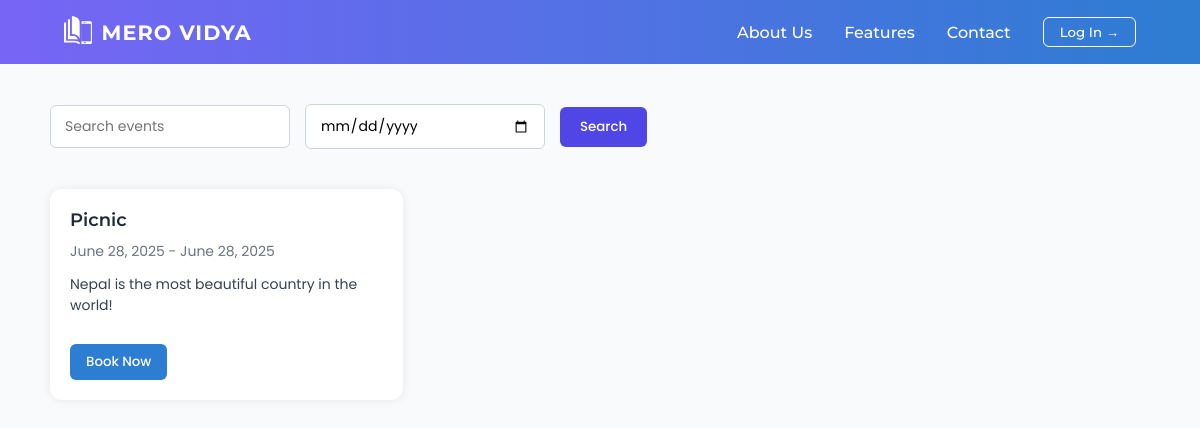
The app's page /, older data.
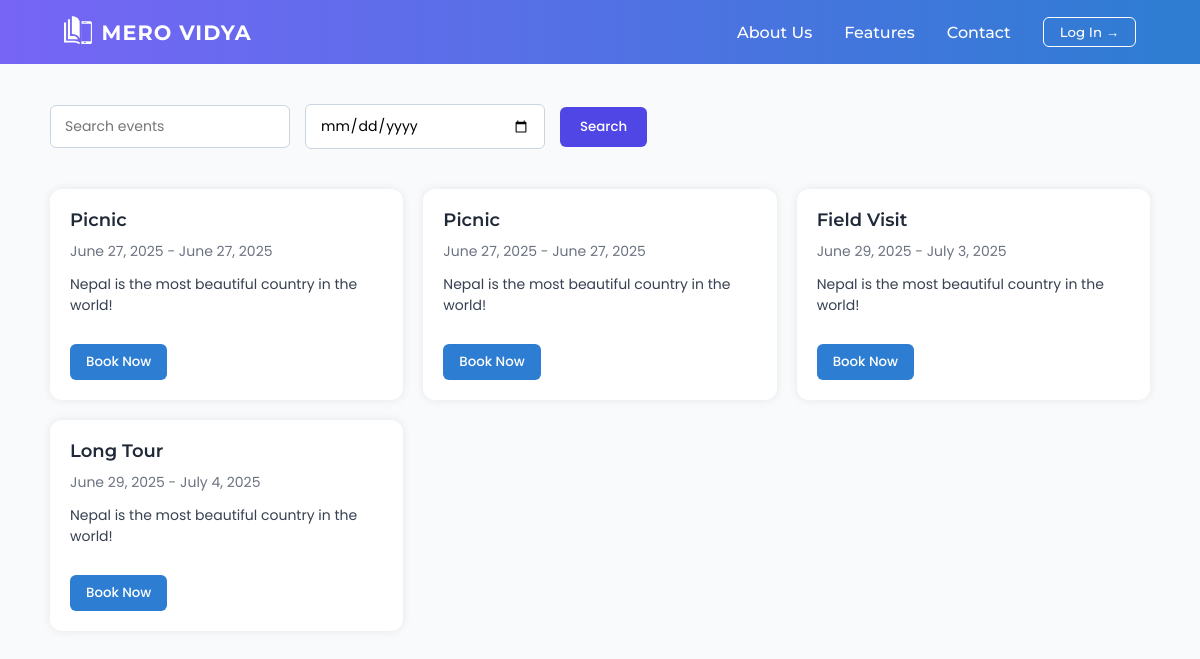
The same page, newer data.
### Home/models.py (models this page shows, shortened)
class Events(models.Model):
    event = models.CharField(max_length=100, verbose_name="Event Title")
    start_date = models.DateField(default=date.today)
    end_date = models.DateField(default=date.today)
    type = models.CharField(max_length=30, default="Program", verbose_name="Event Type")
    start_time = models.TimeField(null=True, blank=True)
    end_time = models.TimeField(null=True, blank=True)
    available = models.IntegerField(null=True, blank=True)
    venue = models.CharField(max_length=100, default='TBD')
    Money = models.IntegerField(null=True, blank=True)
    for_class = models.CharField(max_length=30, null=True, blank=True)
    description = models.TextField()

### Home/views.py (the view)
# urls.py: path('', views.index, name = "index"),
def index(request):
    query_name = request.GET.get("event_name")
    query_date = request.GET.get("event_date")
    items = Events.objects.all()
    if query_name:
        items = items.filter(event__icontains=query_name)
    if query_date:
        items = items.filter(date=query_date)
    return render(request, "index.html", {'items': items})

### Template/index.html (shortened to what this page needs)
{% extends "adminpage.html" %}
{% block navbar %}
<a href="https://merovidya.com/about_us/">About Us</a>
<a href="https://merovidya.com/features/">Features</a>
<a href="https://merovidya.com/contact_us/">Contact</a>
{% endblock navbar %}
{% block header %}
<div class="logo-section">
      <a href="/"><img src="static/outlined_logo.svg" alt="Mero Vidya" class="image"></a>
      <span class="logo-text"><a href="/" style="text-decoration: none; color: white;">MERO VIDYA</a></span>
</div>
{% endblock header %}
{% block login %}
<button class="login-btn">
  <a href="/login_student" style="text-decoration: none; color: white;">Log In</a> <i>&#8594;</i>
</button>
{% endblock login %}
{% block main_container %}
<form method="get" action="{% url 'index' %}" class="search-form">
  <input type="text" name="event_name" placeholder="Search events" value="{{ request.GET.event_name }}">
  <input type="date" name="event_date" value="{{ request.GET.event_date }}">
  <button type="submit">Search</button>
</form>
<div class="card-container">
  {% for item in items %}
  <div class="card" style="position: relative;">
    <div class="card-content">
      <div class="title">{{ item.event }}</div>
      <div class="date">{{ item.start_date }} - {{ item.end_date }}</div>
      <div class="description">{{ item.description }}</div>
       <button class="book-now-btn"
              onclick="openPopup(event, '{{ item.start_time }}', '{{ item.Money|default_if_none:'' }}', '{{ item.venue }}')">
        Book Now
      </button>
    </div>
  </div>
  {% endfor %}
</div>
{% endblock main_container %}

Row changes from the older to the newer data that the page shows:
removed Events: event "Picnic", start_date "June 28, 2025", end_date "June 28, 2025", description "Nepal is the most beautiful country in the world!"
added Events: event "Picnic", start_date "June 27, 2025", end_date "June 27, 2025", description "Nepal is the most beautiful country in the world!"
added Events: event "Picnic", start_date "June 27, 2025", end_date "June 27, 2025", description "Nepal is the most beautiful country in the world!"
added Events: event "Field Visit", start_date "June 29, 2025", end_date "July 3, 2025", description "Nepal is the most beautiful country in the world!"
added Events: event "Long Tour", start_date "June 29, 2025", end_date "July 4, 2025", description "Nepal is the most beautiful country in the world!"
